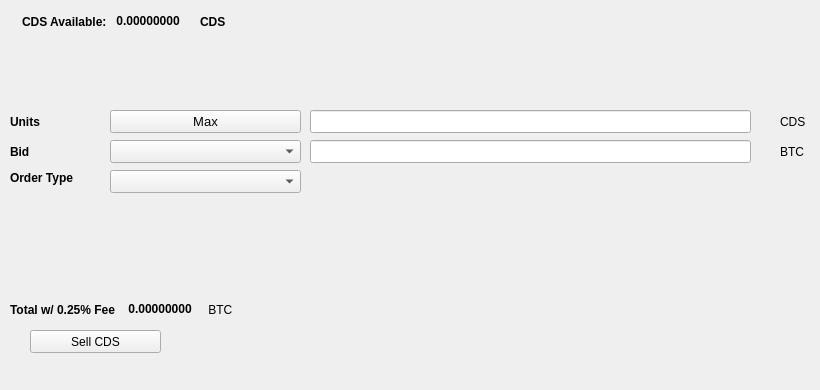
   <widget class="QWidget" name="SellTab">
    <attribute name="title">
     <string>Sell</string>
    </attribute>
    <widget class="QLabel" name="label_16">
     <property name="geometry">
      <rect>
       <x>780</x>
       <y>140</y>
       <width>31</width>
       <height>23</height>
      </rect>
     </property>
     <property name="text">
      <string>BTC</string>
     </property>
    </widget>
    <widget class="QComboBox" name="SellBidcomboBox">
     <property name="geometry">
      <rect>
       <x>110</x>
       <y>140</y>
       <width>191</width>
       <height>23</height>
      </rect>
     </property>
     <property name="font">
      <font>
       <pointsize>10</pointsize>
      </font>
     </property>
    </widget>
    <widget class="QLabel" name="label_18">
     <property name="geometry">
      <rect>
       <x>10</x>
       <y>110</y>
       <width>46</width>
       <height>23</height>
      </rect>
     </property>
     <property name="font">
      <font>
       <weight>75</weight>
       <bold>true</bold>
      </font>
     </property>
     <property name="text">
      <string>Units</string>
     </property>
    </widget>
    <widget class="QPushButton" name="Sell_Max_Amount">
     <property name="geometry">
      <rect>
       <x>110</x>
       <y>110</y>
       <width>191</width>
       <height>23</height>
      </rect>
     </property>
     <property name="font">
      <font>
       <pointsize>10</pointsize>
      </font>
     </property>
     <property name="text">
      <string>Max</string>
     </property>
    </widget>
    <widget class="QLabel" name="label_20">
     <property name="geometry">
      <rect>
       <x>10</x>
       <y>170</y>
       <width>91</width>
       <height>16</height>
      </rect>
     </property>
     <property name="font">
      <font>
       <weight>75</weight>
       <bold>true</bold>
      </font>
     </property>
     <property name="text">
      <string>Order Type</string>
     </property>
    </widget>
    <widget class="QComboBox" name="SellOrdertypeCombo">
     <property name="geometry">
      <rect>
       <x>110</x>
       <y>170</y>
       <width>191</width>
       <height>23</height>
      </rect>
     </property>
     <property name="font">
      <font>
       <pointsize>10</pointsize>
      </font>
     </property>
    </widget>
    <widget class="QLabel" name="label_21">
     <property name="geometry">
      <rect>
       <x>10</x>
       <y>140</y>
       <width>46</width>
       <height>23</height>
      </rect>
     </property>
     <property name="font">
      <font>
       <weight>75</weight>
       <bold>true</bold>
      </font>
     </property>
     <property name="text">
      <string>Bid</string>
     </property>
    </widget>
    <widget class="QLabel" name="label_22">
     <property name="geometry">
      <rect>
       <x>780</x>
       <y>110</y>
       <width>31</width>
       <height>23</height>
      </rect>
     </property>
     <property name="text">
      <string>CDS</string>
     </property>
    </widget>
    <widget class="QLineEdit" name="UnitsInputRUP">
     <property name="geometry">
      <rect>
       <x>310</x>
       <y>110</y>
       <width>441</width>
       <height>23</height>
      </rect>
     </property>
     <property name="font">
      <font>
       <pointsize>9</pointsize>
       <weight>75</weight>
       <bold>true</bold>
      </font>
     </property>
    </widget>
    <widget class="QLineEdit" name="SellBidPriceEdit">
     <property name="geometry">
      <rect>
       <x>310</x>
       <y>140</y>
       <width>441</width>
       <height>23</height>
      </rect>
     </property>
     <property name="font">
      <font>
       <pointsize>9</pointsize>
       <weight>75</weight>
       <bold>true</bold>
      </font>
     </property>
    </widget>
    <widget class="QPushButton" name="SellRUPBTN">
     <property name="geometry">
      <rect>
       <x>30</x>
       <y>330</y>
       <width>131</width>
       <height>23</height>
      </rect>
     </property>
     <property name="text">
      <string>Sell CDS</string>
     </property>
     <property name="icon">
      <iconset resource="../cloudenode">
       <normaloff>:/icons/bitcoin</normaloff>:/icons/bitcoin</iconset>
     </property>
    </widget>
    <widget class="QWidget" name="layoutWidget3">
     <property name="geometry">
      <rect>
       <x>22</x>
       <y>12</y>
       <width>258</width>
       <height>19</height>
      </rect>
     </property>
     <layout class="QHBoxLayout" name="horizontalLayout">
      <item>
       <widget class="QLabel" name="label232_2">
        <property name="font">
         <font>
          <weight>75</weight>
          <bold>true</bold>
         </font>
        </property>
        <property name="text">
         <string>CDS Available:</string>
        </property>
       </widget>
      </item>
      <item>
       <widget class="QLabel" name="CDSAvailableLabel">
        <property name="palette">
         <palette>
          <active>
           <colorrole role="WindowText">
            <brush brushstyle="SolidPattern">
             <color alpha="255">
              <red>0</red>
              <green>0</green>
              <blue>0</blue>
             </color>
            </brush>
           </colorrole>
           <colorrole role="Button">
            <brush brushstyle="SolidPattern">
             <color alpha="255">
              <red>0</red>
              <green>170</green>
              <blue>0</blue>
             </color>
            </brush>
           </colorrole>
           <colorrole role="Light">
            <brush brushstyle="SolidPattern">
             <color alpha="255">
              <red>0</red>
              <green>255</green>
              <blue>0</blue>
             </color>
            </brush>
           </colorrole>
           <colorrole role="Midlight">
            <brush brushstyle="SolidPattern">
             <color alpha="255">
              <red>0</red>
              <green>212</green>
              <blue>0</blue>
             </color>
            </brush>
           </colorrole>
           <colorrole role="Dark">
            <brush brushstyle="SolidPattern">
             <color alpha="255">
              <red>0</red>
              <green>85</green>
              <blue>0</blue>
             </color>
            </brush>
           </colorrole>
           <colorrole role="Mid">
            <brush brushstyle="SolidPattern">
             <color alpha="255">
              <red>0</red>
              <green>113</green>
              <blue>0</blue>
             </color>
            </brush>
           </colorrole>
           <colorrole role="Text">
            <brush brushstyle="SolidPattern">
             <color alpha="255">
              <red>0</red>
              <green>170</green>
              <blue>0</blue>
             </color>
            </brush>
           </colorrole>
           <colorrole role="BrightText">
            <brush brushstyle="SolidPattern">
             <color alpha="255">
              <red>255</red>
              <green>255</green>
              <blue>255</blue>
             </color>
            </brush>
           </colorrole>
           <colorrole role="ButtonText">
            <brush brushstyle="SolidPattern">
             <color alpha="255">
              <red>0</red>
              <green>0</green>
              <blue>0</blue>
             </color>
            </brush>
           </colorrole>
           <colorrole role="Base">
            <brush brushstyle="SolidPattern">
             <color alpha="255">
              <red>255</red>
              <green>255</green>
              <blue>255</blue>
             </color>
            </brush>
           </colorrole>
           <colorrole role="Window">
            <brush brushstyle="SolidPattern">
             <color alpha="255">
              <red>0</red>
              <green>170</green>
              <blue>0</blue>
             </color>
            </brush>
           </colorrole>
           <colorrole role="Shadow">
            <brush brushstyle="SolidPattern">
             <color alpha="255">
              <red>0</red>
              <green>0</green>
              <blue>0</blue>
             </color>
            </brush>
           </colorrole>
           <colorrole role="AlternateBase">
            <brush brushstyle="SolidPattern">
             <color alpha="255">
              <red>127</red>
              <green>212</green>
              <blue>127</blue>
             </color>
            </brush>
           </colorrole>
           <colorrole role="ToolTipBase">
            <brush brushstyle="SolidPattern">
             <color alpha="255">
              <red>255</red>
              <green>255</green>
              <blue>220</blue>
             </color>
            </brush>
           </colorrole>
           <colorrole role="ToolTipText">
            <brush brushstyle="SolidPattern">
             <color alpha="255">
              <red>0</red>
              <green>0</green>
              <blue>0</blue>
             </color>
            </brush>
           </colorrole>
          </active>
          <inactive>
           <colorrole role="WindowText">
            <brush brushstyle="SolidPattern">
             <color alpha="255">
              <red>0</red>
              <green>0</green>
              <blue>0</blue>
             </color>
            </brush>
           </colorrole>
           <colorrole role="Button">
            <brush brushstyle="SolidPattern">
             <color alpha="255">
              <red>0</red>
              <green>170</green>
              <blue>0</blue>
             </color>
            </brush>
           </colorrole>
           <colorrole role="Light">
            <brush brushstyle="SolidPattern">
             <color alpha="255">
              <red>0</red>
              <green>255</green>
              <blue>0</blue>
             </color>
            </brush>
           </colorrole>
           <colorrole role="Midlight">
            <brush brushstyle="SolidPattern">
             <color alpha="255">
              <red>0</red>
              <green>212</green>
              <blue>0</blue>
             </color>
            </brush>
           </colorrole>
           <colorrole role="Dark">
            <brush brushstyle="SolidPattern">
             <color alpha="255">
              <red>0</red>
              <green>85</green>
              <blue>0</blue>
             </color>
            </brush>
           </colorrole>
           <colorrole role="Mid">
            <brush brushstyle="SolidPattern">
             <color alpha="255">
              <red>0</red>
              <green>113</green>
              <blue>0</blue>
             </color>
            </brush>
           </colorrole>
           <colorrole role="Text">
            <brush brushstyle="SolidPattern">
             <color alpha="255">
              <red>0</red>
              <green>170</green>
              <blue>0</blue>
             </color>
            </brush>
           </colorrole>
           <colorrole role="BrightText">
            <brush brushstyle="SolidPattern">
             <color alpha="255">
              <red>255</red>
              <green>255</green>
              <blue>255</blue>
             </color>
            </brush>
           </colorrole>
           <colorrole role="ButtonText">
            <brush brushstyle="SolidPattern">
             <color alpha="255">
              <red>0</red>
              <green>0</green>
              <blue>0</blue>
             </color>
            </brush>
           </colorrole>
           <colorrole role="Base">
            <brush brushstyle="SolidPattern">
             <color alpha="255">
              <red>255</red>
              <green>255</green>
              <blue>255</blue>
             </color>
            </brush>
           </colorrole>
           <colorrole role="Window">
            <brush brushstyle="SolidPattern">
             <color alpha="255">
              <red>0</red>
              <green>170</green>
              <blue>0</blue>
             </color>
            </brush>
           </colorrole>
           <colorrole role="Shadow">
            <brush brushstyle="SolidPattern">
             <color alpha="255">
              <red>0</red>
              <green>0</green>
              <blue>0</blue>
             </color>
            </brush>
           </colorrole>
           <colorrole role="AlternateBase">
            <brush brushstyle="SolidPattern">
             <color alpha="255">
              <red>127</red>
              <green>212</green>
              <blue>127</blue>
             </color>
            </brush>
           </colorrole>
           <colorrole role="ToolTipBase">
            <brush brushstyle="SolidPattern">
             <color alpha="255">
              <red>255</red>
              <green>255</green>
              <blue>220</blue>
             </color>
            </brush>
           </colorrole>
           <colorrole role="ToolTipText">
            <brush brushstyle="SolidPattern">
             <color alpha="255">
              <red>0</red>
              <green>0</green>
              <blue>0</blue>
             </color>
            </brush>
           </colorrole>
          </inactive>
          <disabled>
           <colorrole role="WindowText">
            <brush brushstyle="SolidPattern">
             <color alpha="255">
              <red>0</red>
              <green>85</green>
              <blue>0</blue>
             </color>
            </brush>
           </colorrole>
           <colorrole role="Button">
            <brush brushstyle="SolidPattern">
             <color alpha="255">
              <red>0</red>
              <green>170</green>
              <blue>0</blue>
             </color>
            </brush>
           </colorrole>
           <colorrole role="Light">
            <brush brushstyle="SolidPattern">
             <color alpha="255">
              <red>0</red>
              <green>255</green>
              <blue>0</blue>
             </color>
            </brush>
           </colorrole>
           <colorrole role="Midlight">
            <brush brushstyle="SolidPattern">
             <color alpha="255">
              <red>0</red>
              <green>212</green>
              <blue>0</blue>
             </color>
            </brush>
           </colorrole>
           <colorrole role="Dark">
            <brush brushstyle="SolidPattern">
             <color alpha="255">
              <red>0</red>
              <green>85</green>
              <blue>0</blue>
             </color>
            </brush>
           </colorrole>
           <colorrole role="Mid">
            <brush brushstyle="SolidPattern">
             <color alpha="255">
              <red>0</red>
              <green>113</green>
              <blue>0</blue>
             </color>
            </brush>
           </colorrole>
           <colorrole role="Text">
            <brush brushstyle="SolidPattern">
             <color alpha="255">
              <red>0</red>
              <green>85</green>
              <blue>0</blue>
             </color>
            </brush>
           </colorrole>
           <colorrole role="BrightText">
            <brush brushstyle="SolidPattern">
             <color alpha="255">
              <red>255</red>
              <green>255</green>
              <blue>255</blue>
             </color>
            </brush>
           </colorrole>
           <colorrole role="ButtonText">
            <brush brushstyle="SolidPattern">
             <color alpha="255">
              <red>0</red>
              <green>85</green>
              <blue>0</blue>
             </color>
            </brush>
           </colorrole>
           <colorrole role="Base">
            <brush brushstyle="SolidPattern">
             <color alpha="255">
              <red>0</red>
              <green>170</green>
              <blue>0</blue>
             </color>
            </brush>
           </colorrole>
           <colorrole role="Window">
            <brush brushstyle="SolidPattern">
             <color alpha="255">
              <red>0</red>
              <green>170</green>
              <blue>0</blue>
             </color>
            </brush>
           </colorrole>
           <colorrole role="Shadow">
            <brush brushstyle="SolidPattern">
             <color alpha="255">
              <red>0</red>
              <green>0</green>
              <blue>0</blue>
             </color>
            </brush>
           </colorrole>
           <colorrole role="AlternateBase">
            <brush brushstyle="SolidPattern">
             <color alpha="255">
              <red>0</red>
              <green>170</green>
              <blue>0</blue>
             </color>
            </brush>
           </colorrole>
           <colorrole role="ToolTipBase">
            <brush brushstyle="SolidPattern">
             <color alpha="255">
              <red>255</red>
              <green>255</green>
              <blue>220</blue>
             </color>
            </brush>
           </colorrole>
           <colorrole role="ToolTipText">
            <brush brushstyle="SolidPattern">
             <color alpha="255">
              <red>0</red>
              <green>0</green>
              <blue>0</blue>
             </color>
            </brush>
           </colorrole>
          </disabled>
         </palette>
        </property>
        <property name="font">
         <font>
          <weight>75</weight>
          <bold>true</bold>
         </font>
        </property>
        <property name="text">
         <string> 0.00000000 </string>
        </property>
        <property name="textInteractionFlags">
         <set>Qt::LinksAccessibleByMouse|Qt::TextSelectableByKeyboard|Qt::TextSelectableByMouse</set>
        </property>
       </widget>
      </item>
      <item>
       <widget class="QLabel" name="labelCDS">
        <property name="font">
         <font>
          <weight>75</weight>
          <bold>true</bold>
         </font>
        </property>
        <property name="text">
         <string>CDS</string>
        </property>
       </widget>
      </item>
     </layout>
    </widget>
    <widget class="QWidget" name="layoutWidget">
     <property name="geometry">
      <rect>
       <x>10</x>
       <y>300</y>
       <width>268</width>
       <height>19</height>
      </rect>
     </property>
     <layout class="QHBoxLayout" name="horizontalLayout_2">
      <item>
       <widget class="QLabel" name="label_19">
        <property name="font">
         <font>
          <weight>75</weight>
          <bold>true</bold>
         </font>
        </property>
        <property name="text">
         <string>Total w/ 0.25% Fee </string>
        </property>
       </widget>
      </item>
      <item>
       <widget class="QLabel" name="SellCostLabel">
        <property name="palette">
         <palette>
          <active>
           <colorrole role="WindowText">
            <brush brushstyle="SolidPattern">
             <color alpha="255">
              <red>0</red>
              <green>0</green>
              <blue>0</blue>
             </color>
            </brush>
           </colorrole>
           <colorrole role="Button">
            <brush brushstyle="SolidPattern">
             <color alpha="255">
              <red>0</red>
              <green>170</green>
              <blue>0</blue>
             </color>
            </brush>
           </colorrole>
           <colorrole role="Light">
            <brush brushstyle="SolidPattern">
             <color alpha="255">
              <red>0</red>
              <green>255</green>
              <blue>0</blue>
             </color>
            </brush>
           </colorrole>
           <colorrole role="Midlight">
            <brush brushstyle="SolidPattern">
             <color alpha="255">
              <red>0</red>
              <green>212</green>
              <blue>0</blue>
             </color>
            </brush>
           </colorrole>
           <colorrole role="Dark">
            <brush brushstyle="SolidPattern">
             <color alpha="255">
              <red>0</red>
              <green>85</green>
              <blue>0</blue>
             </color>
            </brush>
           </colorrole>
           <colorrole role="Mid">
            <brush brushstyle="SolidPattern">
             <color alpha="255">
              <red>0</red>
              <green>113</green>
              <blue>0</blue>
             </color>
            </brush>
           </colorrole>
           <colorrole role="Text">
            <brush brushstyle="SolidPattern">
             <color alpha="255">
              <red>0</red>
              <green>170</green>
              <blue>0</blue>
             </color>
            </brush>
           </colorrole>
           <colorrole role="BrightText">
            <brush brushstyle="SolidPattern">
             <color alpha="255">
              <red>255</red>
              <green>255</green>
              <blue>255</blue>
             </color>
            </brush>
           </colorrole>
           <colorrole role="ButtonText">
            <brush brushstyle="SolidPattern">
             <color alpha="255">
              <red>0</red>
              <green>0</green>
              <blue>0</blue>
             </color>
            </brush>
           </colorrole>
           <colorrole role="Base">
            <brush brushstyle="SolidPattern">
             <color alpha="255">
              <red>255</red>
              <green>255</green>
              <blue>255</blue>
             </color>
            </brush>
           </colorrole>
           <colorrole role="Window">
            <brush brushstyle="SolidPattern">
             <color alpha="255">
              <red>0</red>
              <green>170</green>
              <blue>0</blue>
             </color>
            </brush>
           </colorrole>
           <colorrole role="Shadow">
            <brush brushstyle="SolidPattern">
             <color alpha="255">
              <red>0</red>
              <green>0</green>
              <blue>0</blue>
             </color>
            </brush>
           </colorrole>
           <colorrole role="AlternateBase">
            <brush brushstyle="SolidPattern">
             <color alpha="255">
              <red>127</red>
              <green>212</green>
              <blue>127</blue>
             </color>
            </brush>
           </colorrole>
           <colorrole role="ToolTipBase">
            <brush brushstyle="SolidPattern">
             <color alpha="255">
              <red>255</red>
              <green>255</green>
              <blue>220</blue>
             </color>
            </brush>
           </colorrole>
           <colorrole role="ToolTipText">
            <brush brushstyle="SolidPattern">
             <color alpha="255">
              <red>0</red>
              <green>0</green>
              <blue>0</blue>
             </color>
            </brush>
           </colorrole>
          </active>
          <inactive>
           <colorrole role="WindowText">
            <brush brushstyle="SolidPattern">
             <color alpha="255">
              <red>0</red>
              <green>0</green>
              <blue>0</blue>
             </color>
            </brush>
           </colorrole>
           <colorrole role="Button">
            <brush brushstyle="SolidPattern">
             <color alpha="255">
              <red>0</red>
              <green>170</green>
              <blue>0</blue>
             </color>
            </brush>
           </colorrole>
           <colorrole role="Light">
            <brush brushstyle="SolidPattern">
             <color alpha="255">
              <red>0</red>
              <green>255</green>
              <blue>0</blue>
             </color>
            </brush>
           </colorrole>
           <colorrole role="Midlight">
            <brush brushstyle="SolidPattern">
             <color alpha="255">
              <red>0</red>
              <green>212</green>
              <blue>0</blue>
             </color>
            </brush>
           </colorrole>
           <colorrole role="Dark">
            <brush brushstyle="SolidPattern">
             <color alpha="255">
              <red>0</red>
              <green>85</green>
              <blue>0</blue>
             </color>
            </brush>
           </colorrole>
           <colorrole role="Mid">
            <brush brushstyle="SolidPattern">
             <color alpha="255">
              <red>0</red>
              <green>113</green>
              <blue>0</blue>
             </color>
            </brush>
           </colorrole>
           <colorrole role="Text">
            <brush brushstyle="SolidPattern">
             <color alpha="255">
              <red>0</red>
              <green>170</green>
              <blue>0</blue>
             </color>
            </brush>
           </colorrole>
           <colorrole role="BrightText">
            <brush brushstyle="SolidPattern">
             <color alpha="255">
              <red>255</red>
              <green>255</green>
              <blue>255</blue>
             </color>
            </brush>
           </colorrole>
           <colorrole role="ButtonText">
            <brush brushstyle="SolidPattern">
             <color alpha="255">
              <red>0</red>
              <green>0</green>
              <blue>0</blue>
             </color>
            </brush>
           </colorrole>
           <colorrole role="Base">
            <brush brushstyle="SolidPattern">
             <color alpha="255">
              <red>255</red>
              <green>255</green>
              <blue>255</blue>
             </color>
            </brush>
           </colorrole>
           <colorrole role="Window">
            <brush brushstyle="SolidPattern">
             <color alpha="255">
              <red>0</red>
              <green>170</green>
              <blue>0</blue>
             </color>
            </brush>
           </colorrole>
           <colorrole role="Shadow">
            <brush brushstyle="SolidPattern">
             <color alpha="255">
              <red>0</red>
              <green>0</green>
              <blue>0</blue>
             </color>
            </brush>
           </colorrole>
           <colorrole role="AlternateBase">
            <brush brushstyle="SolidPattern">
             <color alpha="255">
              <red>127</red>
              <green>212</green>
              <blue>127</blue>
             </color>
            </brush>
           </colorrole>
           <colorrole role="ToolTipBase">
            <brush brushstyle="SolidPattern">
             <color alpha="255">
              <red>255</red>
              <green>255</green>
              <blue>220</blue>
             </color>
            </brush>
           </colorrole>
           <colorrole role="ToolTipText">
            <brush brushstyle="SolidPattern">
             <color alpha="255">
              <red>0</red>
              <green>0</green>
              <blue>0</blue>
             </color>
            </brush>
           </colorrole>
          </inactive>
          <disabled>
           <colorrole role="WindowText">
            <brush brushstyle="SolidPattern">
             <color alpha="255">
              <red>0</red>
              <green>85</green>
              <blue>0</blue>
             </color>
            </brush>
           </colorrole>
           <colorrole role="Button">
            <brush brushstyle="SolidPattern">
             <color alpha="255">
              <red>0</red>
              <green>170</green>
              <blue>0</blue>
             </color>
            </brush>
           </colorrole>
           <colorrole role="Light">
            <brush brushstyle="SolidPattern">
             <color alpha="255">
              <red>0</red>
              <green>255</green>
              <blue>0</blue>
             </color>
            </brush>
           </colorrole>
           <colorrole role="Midlight">
            <brush brushstyle="SolidPattern">
             <color alpha="255">
              <red>0</red>
              <green>212</green>
              <blue>0</blue>
             </color>
            </brush>
           </colorrole>
           <colorrole role="Dark">
            <brush brushstyle="SolidPattern">
             <color alpha="255">
              <red>0</red>
              <green>85</green>
              <blue>0</blue>
             </color>
            </brush>
           </colorrole>
           <colorrole role="Mid">
            <brush brushstyle="SolidPattern">
             <color alpha="255">
              <red>0</red>
              <green>113</green>
              <blue>0</blue>
             </color>
            </brush>
           </colorrole>
           <colorrole role="Text">
            <brush brushstyle="SolidPattern">
             <color alpha="255">
              <red>0</red>
              <green>85</green>
              <blue>0</blue>
             </color>
            </brush>
           </colorrole>
           <colorrole role="BrightText">
            <brush brushstyle="SolidPattern">
             <color alpha="255">
              <red>255</red>
              <green>255</green>
              <blue>255</blue>
             </color>
            </brush>
           </colorrole>
           <colorrole role="ButtonText">
            <brush brushstyle="SolidPattern">
             <color alpha="255">
              <red>0</red>
              <green>85</green>
              <blue>0</blue>
             </color>
            </brush>
           </colorrole>
           <colorrole role="Base">
            <brush brushstyle="SolidPattern">
             <color alpha="255">
              <red>0</red>
              <green>170</green>
              <blue>0</blue>
             </color>
            </brush>
           </colorrole>
           <colorrole role="Window">
            <brush brushstyle="SolidPattern">
             <color alpha="255">
              <red>0</red>
              <green>170</green>
              <blue>0</blue>
             </color>
            </brush>
           </colorrole>
           <colorrole role="Shadow">
            <brush brushstyle="SolidPattern">
             <color alpha="255">
              <red>0</red>
              <green>0</green>
              <blue>0</blue>
             </color>
            </brush>
           </colorrole>
           <colorrole role="AlternateBase">
            <brush brushstyle="SolidPattern">
             <color alpha="255">
              <red>0</red>
              <green>170</green>
              <blue>0</blue>
             </color>
            </brush>
           </colorrole>
           <colorrole role="ToolTipBase">
            <brush brushstyle="SolidPattern">
             <color alpha="255">
              <red>255</red>
              <green>255</green>
              <blue>220</blue>
             </color>
            </brush>
           </colorrole>
           <colorrole role="ToolTipText">
            <brush brushstyle="SolidPattern">
             <color alpha="255">
              <red>0</red>
              <green>0</green>
              <blue>0</blue>
             </color>
            </brush>
           </colorrole>
          </disabled>
         </palette>
        </property>
        <property name="font">
         <font>
          <weight>75</weight>
          <bold>true</bold>
         </font>
        </property>
        <property name="autoFillBackground">
         <bool>false</bool>
        </property>
        <property name="text">
         <string> 0.00000000</string>
        </property>
        <property name="textInteractionFlags">
         <set>Qt::LinksAccessibleByMouse|Qt::TextSelectableByMouse</set>
        </property>
       </widget>
      </item>
      <item>
       <widget class="QLabel" name="label_17">
        <property name="font">
         <font>
          <weight>50</weight>
          <bold>false</bold>
         </font>
        </property>
        <property name="text">
         <string> BTC</string>
        </property>
       </widget>
      </item>
     </layout>
    </widget>
    <widget class="QLabel" name="label_23">
     <property name="geometry">
      <rect>
       <x>460</x>
       <y>300</y>
       <width>281</width>
       <height>81</height>
      </rect>
     </property>
     <property name="text">
      <string/>
     </property>
     <property name="pixmap">
      <pixmap>:/images/bittrex</pixmap>
     </property>
    </widget>
   </widget>
